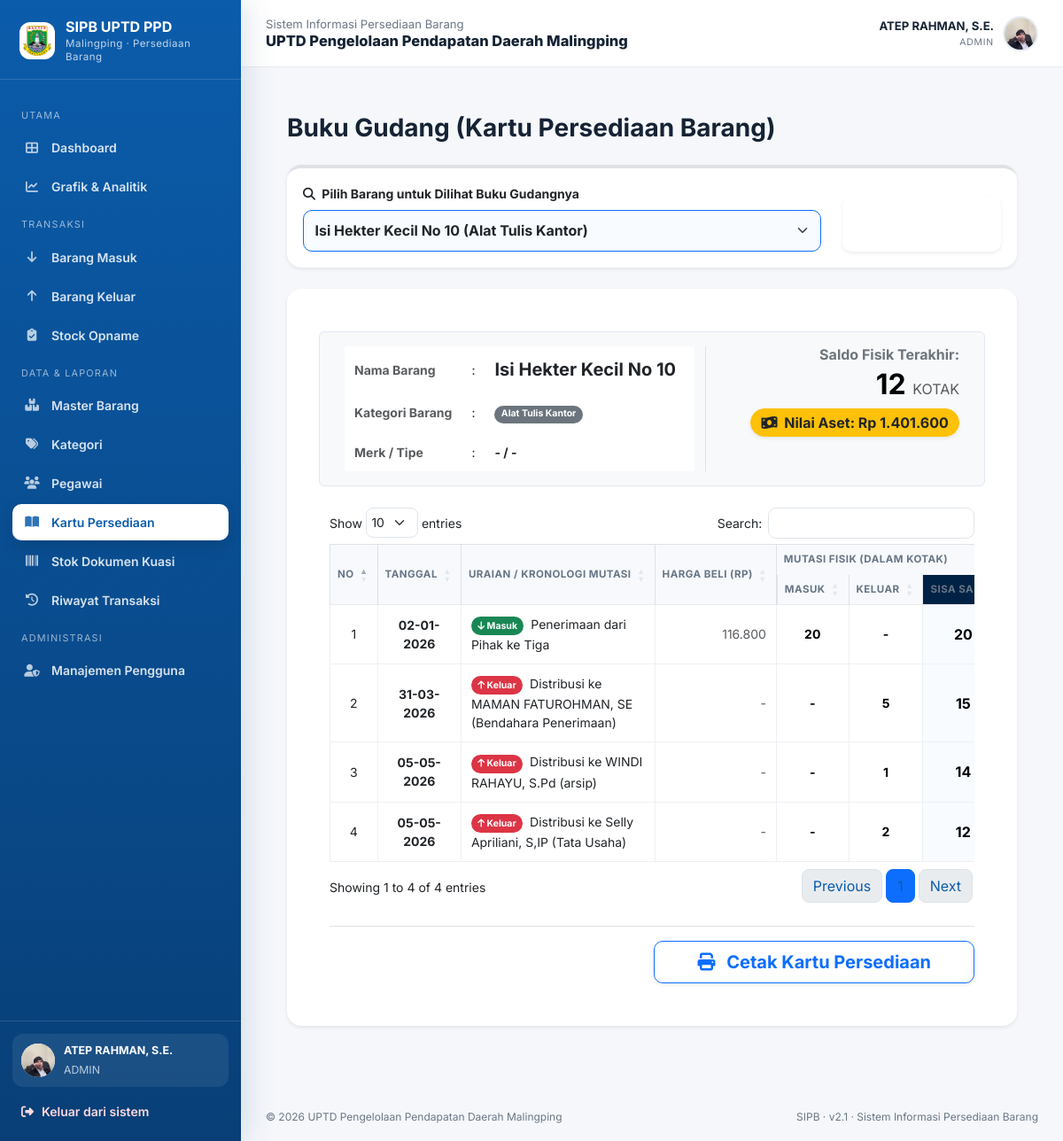
The page /inventory/kartu_persediaan.php?id=1 (signed in) on the database its author committed.
### tables this page shows
CREATE TABLE users (
  id integer NOT NULL,
  pegawai_id integer DEFAULT NULL,
  username varchar(50) NOT NULL,
  password varchar(255) NOT NULL,
  nama_lengkap varchar(100) NOT NULL,
  role text DEFAULT 'user',
  is_active smallint DEFAULT 1,
  nip varchar(50) DEFAULT NULL,
  jabatan varchar(100) DEFAULT NULL,
  email varchar(100) DEFAULT NULL,
  foto_profil varchar(255) DEFAULT 'default.png',
  no_hp varchar(20) DEFAULT NULL,
  jenis_kelamin text DEFAULT NULL,
  tanggal_lahir date DEFAULT NULL,
  alamat text DEFAULT NULL
);

CREATE TABLE barang (
  id integer NOT NULL,
  kategori_id integer DEFAULT NULL,
  nama_barang varchar(150) NOT NULL,
  tipe varchar(100) DEFAULT NULL,
  merk varchar(100) DEFAULT NULL,
  satuan varchar(50) DEFAULT NULL,
  harga_terakhir decimal(15,2) DEFAULT 0.00,
  jumlah_total integer DEFAULT 0,
  terpakai integer DEFAULT 0,
  sisa integer DEFAULT 0,
  stok_minimum integer DEFAULT 0,
  kategori text DEFAULT 'non-kuasi'
);

CREATE TABLE kategori (
  id integer NOT NULL,
  nama_kategori varchar(100) NOT NULL
);

### inventory/kartu_persediaan.php (the view, shortened to what the rows shown need)
<?php
require 'koneksi.php';
$barang_id = isset($_GET['id']) ? (int)$_GET['id'] : 0;
$barang_info = null;
$riwayat = [];
if ($barang_id > 0) {
    $stmt_info = $pdo->prepare("
        SELECT b.*, k.nama_kategori
        FROM barang b
        LEFT JOIN kategori k ON b.kategori_id = k.id
        WHERE b.id = ?
    ");
    $stmt_info->execute([$barang_id]);
    $barang_info = $stmt_info->fetch(PDO::FETCH_ASSOC);
    if ($barang_info) {
        $sql_riwayat = "
            SELECT
                tanggal_masuk AS tgl,
                'Masuk' AS tipe,
                jumlah AS qty_masuk,
                0 AS qty_keluar,
                harga_satuan AS harga,
                CONCAT('Penerimaan dari ', nama_penyerah, IF(nomor_awal IS NOT NULL, CONCAT(' [Seri: ', nomor_awal, ' - ', nomor_akhir, ']'), ''), IF(nomor_dus IS NOT NULL, CONCAT(' [Dus: ', nomor_dus, ']'), '')) AS keterangan
            FROM barang_masuk
            WHERE barang_id = ?
            UNION ALL
            SELECT
                t.tanggal_keluar AS tgl,
                'Keluar' AS tipe,
                0 AS qty_masuk,
                d.jumlah AS qty_keluar,
                0 AS harga,
                CONCAT('Distribusi ke ', t.penerima_nama, ' (', IFNULL(t.tujuan_ruangan, 'Umum'), ')', IF(d.nomor_awal IS NOT NULL, CONCAT(' [Seri Keluar: ', d.nomor_awal, ']'), ''), IF(d.nomor_dus IS NOT NULL, CONCAT(' [Dus: ', d.nomor_dus, ']'), '')) AS keterangan
            FROM detail_barang_keluar d
            JOIN transaksi_keluar t ON d.transaksi_keluar_id = t.id
            WHERE d.barang_id = ?
            UNION ALL
            SELECT
                tanggal_opname AS tgl,
                IF(selisih > 0, 'Masuk', 'Keluar') AS tipe,
                IF(selisih > 0, ABS(selisih), 0) AS qty_masuk,
                IF(selisih < 0, ABS(selisih), 0) AS qty_keluar,
                0 AS harga,
                CONCAT('Penyesuaian Opname Fisik: ', keterangan) AS keterangan
            FROM riwayat_opname
            WHERE barang_id = ?
            ORDER BY tgl ASC
        ";
        $stmt_riwayat = $pdo->prepare($sql_riwayat);
        $stmt_riwayat->execute([$barang_id, $barang_id, $barang_id]);
        $riwayat = $stmt_riwayat->fetchAll(PDO::FETCH_ASSOC);
    }
}
require 'header.php';
?>
<div class="container-fluid px-4 mt-4 mb-5">
    <div class="d-sm-flex align-items-center justify-content-between mb-4 no-print">
        <h1 class="h3 mb-0 text-gray-800 fw-bold" style="color: var(--gov-primary);">Buku Gudang (Kartu Persediaan Barang)</h1>
    </div>
    <?php if ($barang_info): ?>
    <div class="card shadow-sm border-0" id="area-print" style="border-top: 4px solid var(--gov-accent);">
        <div class="card-body p-4 p-md-5">
            <div class="row mb-4 p-3 rounded info-box-print" style="background-color: #f8f9fa; border: 1px solid #e3e6f0;">
                <div class="col-md-7 info-col-left">
                    <table class="table table-sm table-borderless mb-0">
                        <tr>
                            <td style="width: 130px; white-space: nowrap;" class="fw-bold text-muted">Nama Barang</td>
                            <td style="width: 10px;">:</td>
                            <td class="fw-bold fs-5 text-gov-primary text-dark info-val"><?= htmlspecialchars($barang_info['nama_barang']); ?></td>
                        </tr>
                        <tr>
                            <td style="width: 130px; white-space: nowrap;" class="fw-bold text-muted">Kategori Barang</td>
                            <td style="width: 10px;">:</td>
                            <td class="info-val"><span class="badge bg-secondary"><?= htmlspecialchars($barang_info['nama_kategori']); ?></span></td>
                        </tr>
                        <tr>
                            <td style="width: 130px; white-space: nowrap;" class="fw-bold text-muted">Merk / Tipe</td>
                            <td style="width: 10px;">:</td>
                            <td class="fw-bold info-val"><?= htmlspecialchars($barang_info['merk']) . " / " . htmlspecialchars($barang_info['tipe']); ?></td>
                        </tr>
                    </table>
                </div>
                <div class="col-md-5 text-md-end mt-3 mt-md-0 border-start ps-4 info-col-right">
                    <h6 class="text-secondary mb-1 fw-bold">Saldo Fisik Terakhir:</h6>
                    <h2 class="text-success fw-bold mb-0" style="color: #000 !important;">
                        <?= number_format($barang_info['sisa']); ?> <small class="fs-6 text-muted fw-normal"><?= htmlspecialchars($barang_info['satuan']); ?></small>
                    </h2>
                    <?php
                    $harga_terakhir = isset($barang_info['harga_terakhir']) ? $barang_info['harga_terakhir'] : 0;
                    $nilai_aset = $barang_info['sisa'] * $harga_terakhir;
                    if ($harga_terakhir > 0) {
                        echo "<div class='mt-2'><span class='badge badge-nilai-aset bg-warning text-dark fs-6 shadow-sm border border-warning'><i class='fas fa-money-bill-wave me-1'></i> Nilai Aset: Rp " . number_format($nilai_aset, 0, ',', '.') . "</span></div>";
                    }
                    ?>
                </div>
            </div>
            <div class="table-responsive">
                <table class="table table-bordered align-middle table-hover tabel-data" style="width: 100%;">
                    <thead class="text-center align-middle" style="background-color: var(--gov-primary); color: white;">
                        <tr>
                            <th rowspan="2" width="5%">No</th>
                            <th rowspan="2" width="12%">Tanggal</th>
                            <th rowspan="2" width="40%">Uraian / Kronologi Mutasi</th>
                            <th rowspan="2" width="13%">Harga Beli (Rp)</th>
                            <th colspan="3" class="border-bottom-0">Mutasi Fisik (Dalam <?= htmlspecialchars($barang_info['satuan']); ?>)</th>
                        </tr>
                        <tr>
                            <th width="10%">Masuk</th>
                            <th width="10%">Keluar</th>
                            <th width="10%" style="background-color: #002244;">Sisa Saldo</th>
                        </tr>
                    </thead>
                    <tbody class="bg-white">
                        <?php if (empty($riwayat)): ?>
                        <?php else: ?>
                            <?php
                            $no = 1;
                            $saldo = 0;
                            foreach ($riwayat as $r):
                                $tgl_asli = $r['tgl'];
                                $tgl_tampil = date('d-m-Y', strtotime($r['tgl']));
                                $saldo = $saldo + $r['qty_masuk'] - $r['qty_keluar'];
                                $tampil_masuk = $r['qty_masuk'] > 0 ? number_format($r['qty_masuk']) : '-';
                                $tampil_keluar = $r['qty_keluar'] > 0 ? number_format($r['qty_keluar']) : '-';
                                $tampil_harga = $r['harga'] > 0 ? number_format($r['harga'], 0, ',', '.') : '-';
                                if ($r['tipe'] == 'Masuk' && strpos($r['keterangan'], 'Opname') !== false) {
                                    $badge = "<span class='badge bg-info text-dark me-1 no-print'><i class='fas fa-wrench'></i> Opname Masuk</span>";
                                    $print_badge = "[OPNAME IN]";
                                } elseif ($r['tipe'] == 'Keluar' && strpos($r['keterangan'], 'Opname') !== false) {
                                    $badge = "<span class='badge bg-warning text-dark me-1 no-print'><i class='fas fa-wrench'></i> Opname Keluar</span>";
                                    $print_badge = "[OPNAME OUT]";
                                } elseif ($r['tipe'] == 'Masuk') {
                                    $badge = "<span class='badge bg-success me-1 no-print'><i class='fas fa-arrow-down'></i> Masuk</span>";
                                } else {
                                    $badge = "<span class='badge bg-danger me-1 no-print'><i class='fas fa-arrow-up'></i> Keluar</span>";
                                }
                            ?>
                            <tr>
                                <td class="text-center"><?= $no++; ?></td>
                                <td class="text-center fw-bold text-dark" data-order="<?= $tgl_asli; ?>"><?= $tgl_tampil; ?></td>
                                <td>
                                    <?= $badge; ?>
                                    <?= $r['keterangan']; ?>
                                </td>
                                <td class="text-end text-muted" data-order="<?= $r['harga']; ?>"><?= $tampil_harga; ?></td>
                                <td class="text-center fw-bold text-success" style="color: #000 !important;"><?= $tampil_masuk; ?></td>
                                <td class="text-center fw-bold text-danger" style="color: #000 !important;"><?= $tampil_keluar; ?></td>
                                <td class="text-center fw-bold fs-6" style="background-color: #f8fbff; color: #000 !important;" data-order="<?= $saldo; ?>"><?= number_format($saldo); ?></td>
                            </tr>
                            <?php endforeach; ?>
                        <?php endif; ?>
                    </tbody>
                </table>
            </div>
            <div class="text-end mt-4 pt-3 border-top no-print">
                <button onclick="window.print()" class="btn btn-lg btn-outline-primary fw-bold shadow-sm px-5">
                    <i class="fas fa-print me-2"></i> Cetak Kartu Persediaan
                </button>
            </div>
        </div>
    </div>
    <?php elseif ($barang_id > 0): ?>
    <div class="alert alert-danger text-center"><i class="fas fa-exclamation-triangle me-2"></i> Barang tidak ditemukan!</div>
    <?php endif; ?>
</div>
<?php require 'footer.php'; ?>

### inventory/header.php (shortened to what the rows shown need)
<?php
require_once __DIR__ . '/functions.php';
$foto_nav = 'default.png';
if (isset($_SESSION['user_id']) && isset($pdo)) {
    try {
        $stmt_ava = $pdo->prepare("SELECT foto_profil FROM users WHERE id = ?");
        $stmt_ava->execute([$_SESSION['user_id']]);
        $ava_row = $stmt_ava->fetch(PDO::FETCH_ASSOC);
        if ($ava_row && !empty($ava_row['foto_profil'])) $foto_nav = $ava_row['foto_profil'];
    } catch (Exception $e) { error_log('avatar lookup: ' . $e->getMessage()); }
}
$path_nav = 'uploads/profil/' . $foto_nav;
?>
<!DOCTYPE html>
<html lang="id">
<head>
    <link href="https://cdn.jsdelivr.net/npm/bootstrap@5.3.0/dist/css/bootstrap.min.css" rel="stylesheet">
    <link rel="stylesheet" href="https://cdnjs.cloudflare.com/ajax/libs/font-awesome/6.4.0/css/all.min.css">
    <link href="https://cdn.datatables.net/1.13.6/css/dataTables.bootstrap5.min.css" rel="stylesheet">
    <link href="https://cdn.datatables.net/responsive/2.5.0/css/responsive.bootstrap5.min.css" rel="stylesheet">
</head>
<body>
<div class="app-shell">
    <aside class="sidebar" id="sidebar">
        <div class="sidebar-bottom">
            <div class="mini-profile"><img src="<?= htmlspecialchars($path_nav, ENT_QUOTES, 'UTF-8') ?>" alt="Profil"><div><strong class="d-block" style="font-size:.78rem"><?= htmlspecialchars($nama_user) ?></strong><small><?= htmlspecialchars(strtoupper($role)) ?></small></div></div>
        </div>
    </aside>
    <div class="main-wrap">
        <header class="topbar">
            <div class="topbar-left"><div><h1 class="page-title">UPTD Pengelolaan Pendapatan Daerah Malingping</h1></div></div>
            <div class="top-user"><div class="top-user-text text-end"><strong><?= htmlspecialchars($nama_user) ?></strong><small><?= htmlspecialchars($role) ?></small></div><img src="<?= htmlspecialchars($path_nav, ENT_QUOTES, 'UTF-8') ?>" alt="Profil pengguna"></div>
        </header>
        <main class="content">

### rows shown on the page
users: foto_profil (picture)
barang: nama_barang "Isi Hekter Kecil No 10", kategori.nama_kategori "Alat Tulis Kantor", merk "-", tipe "-", sisa "12", satuan "KOTAK", nilai_aset "1.401.600"

### other values the page prints
$nama_user "ATEP RAHMAN, S.E."
$role "ADMIN"
$tgl_tampil "02-01-2026"
$r['keterangan'] "Penerimaan dari Pihak ke Tiga"
$tampil_harga "116.800"
$tampil_masuk "20"
$tampil_keluar "-"
$saldo "20"
$tgl_tampil "31-03-2026"
$r['keterangan'] "Distribusi ke MAMAN FATUROHMAN, SE (Bendahara Penerimaan)"
$tampil_harga "-"
$tampil_masuk "-"
$tampil_keluar "5"
$saldo "15"
$tgl_tampil "05-05-2026"
